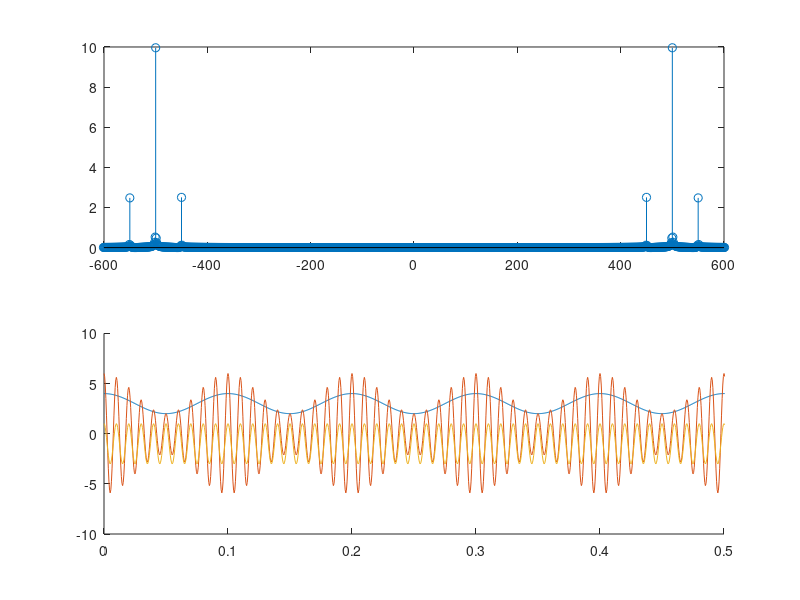

Write MATLAB code to recreate this figure.
%%Modulacion AM
clc;
AmpM=1;
AmpP=2;
%% DEFINIR FUNCIONES

d=5;% Duracion en segundos
fs=2000; % # de muestras
fm=10; % frecuencia de muestreo
fp=100; % frecuencia de la portadora (10 veces la frecuencia de muestreo)

t = [0:d*fs]/fs;
vm= AmpM*cos(2*pi*fm*t);
vp= AmpP*cos(2*pi*fp*t);
vm=vm+2; %%Voltaje de offset
AM= vm.*vp;

%%FUNCIONES EN LA FRECUENCIA;
f= [-d*fs/2 : d*fs/2];
AMFFT = abs(fftshift(fft(AM)))/fs;
subplot(2,1,1);
stem(f, AMFFT);
%axis([-(fp+2*fm), fp+2*fm, 0, AmpP+0.5]);
axis([-600, 600, 0, AmpP+8]);




%% Modulando en AM

subplot(2,1,2);
hold on;
plot(t, vm+1);
plot(t, AM);
plot(t, vp-1);
hold off;
xlim([0 fm/20]);
ylim([-10 10]);





